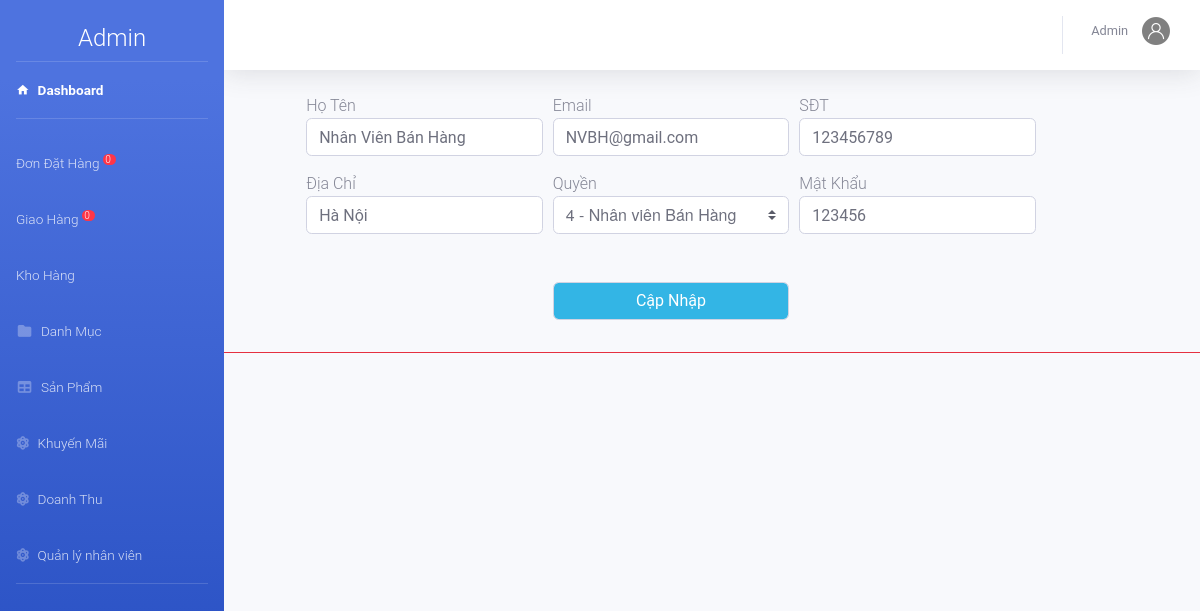
/admin/index.php?action=nhanvien&view=sua&manv=2 (signed in), run on the app's committed database.
### tables this page shows
CREATE TABLE `nhanvien` (
  `MaNV` int(11) NOT NULL,
  `TenNV` varchar(50) NOT NULL,
  `Email` varchar(50) NOT NULL,
  `SDT` int(12) NOT NULL,
  `DiaChi` text NOT NULL,
  `MatKhau` varchar(50) NOT NULL,
  `Quyen` int(20) NOT NULL
);

CREATE TABLE `quyen` (
  `id` int(11) NOT NULL,
  `Ten` varchar(100) NOT NULL,
  `MoTa` varchar(100) DEFAULT NULL
);

### admin/nhanvien/sua.php (the view, shortened to what this page needs)
<?php
    $manv=$_GET['manv'];
    $sql_sua="SELECT * FROM `nhanvien` WHERE MaNV='$manv'";
    $rs_sua=mysqli_query($conn,$sql_sua);
    $kq_sua=mysqli_fetch_array($rs_sua);
    $sql1="select *from quyen";
	$rs1=mysqli_query($conn,$sql1); ?>
  <form class="form-row " method="POST" action="nhanvien/xuly.php" enctype="multipart/form-data">
		<div class="form-group col-sm-1"></div><input hidden name="manv" value="<?php echo $kq_sua['MaNV'];?>">
	    <div class="form-group col-sm-3"><label class="m-auto" for="">Họ Tên</label>
	    	<input type="text" class="form-control" name="tennv" autofocus value="<?php echo $kq_sua['TenNV'];?>">
	    </div>
	    <div class="form-group col-sm-3"><label class="m-auto" for="">Email</label>
	    	<input type="email" class="form-control" name="email" autofocus value="<?php echo $kq_sua['Email'];?>">
	    </div>
	    <div class="form-group col-sm-3"><label class="m-auto" for="">SĐT</label>
	    	<input type="text" class="form-control" name="sdt" autofocus value="<?php echo $kq_sua['SDT'];?>">
	    </div>
		<div class="form-group col-sm-2"></div><div class="form-group col-sm-1"></div>
	    <div class="form-group col-sm-3"><label class="m-auto" for="">Địa Chỉ</label>
	    	<input type="text" class="form-control" name="dc" autofocus value="<?php echo $kq_sua['DiaChi'];?>">
	    </div>
	    <div class="form-group col-sm-3"><label class="m-auto" for="">Quyền</label>
	    	<select class="browser-default custom-select" name="q" id="">
	    		<?php while ($row=mysqli_fetch_array($rs1)) { ?>
	    		<option <?php if ($kq_sua['Quyen']==$row['id']){ echo "selected";} ?>
	    		 value="<?php echo $row['id'] ?>"><?php echo $row['id'].' - '.$row['Ten'] ?></option>}
	   <?php	} ?>
	    	</select>
	    </div>
	    <div class="form-group col-sm-3"><label class="m-auto" for="">Mật Khẩu</label>
	    	<input type="text" class="form-control" name="mk" autofocus value="<?php echo $kq_sua['MatKhau'];?>">
	    </div>
	    <div class="form-group col-sm-4"></div>
	    <div class="form-group col-sm-3"><label for="masv">&emsp;</label><input type="submit" class="form-control badge-info" name="sua" value="Cập Nhập"></div>
 </form><hr class=" badge-danger">

### data on the page
nhanvien: tennv "Nhân Viên Bán Hàng", email "NVBH@gmail.com", sdt "123456789", dc "Hà Nội", q "4 - Nhân viên Bán Hàng", mk "123456"

### other printed values
$dem "0"
$nv['TenNV'] "Admin"
